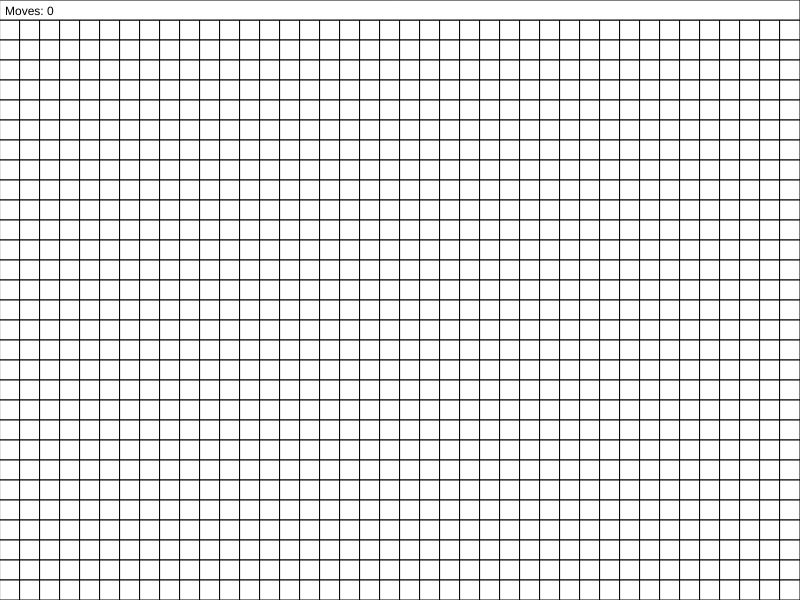
Frame 1 (no input)
Frame 60 (no input): identical to frame 1, image omitted
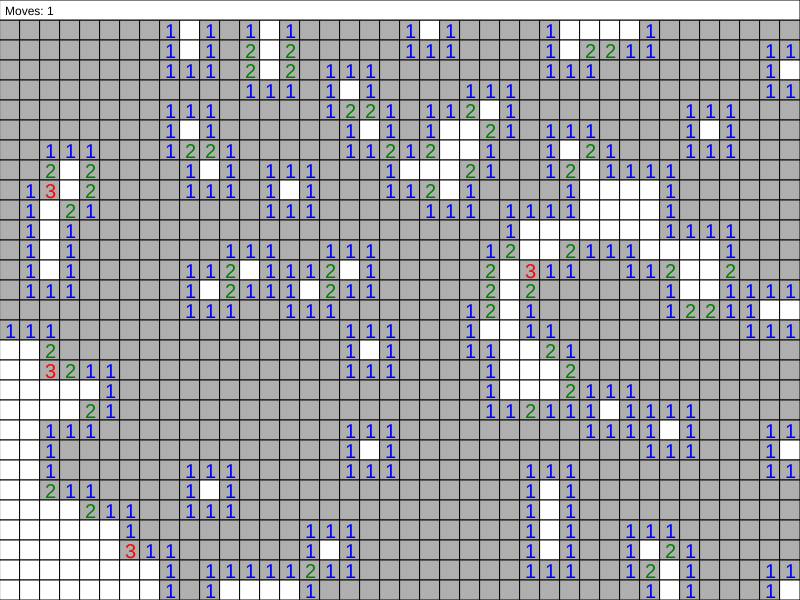
Frame 120 (the mouse pressed at the canvas centre since frame 60)

The p5.js sketch that drew these frames (run headless with seeded random() and noise() and a simulated clock; from frame 60 on, the mouse is pressed at the canvas centre):

// p5.js sketch
// ── sketch.js
// TODO: Options menu accessible to the player
const cellSize = 20;
const topBarHeight = cellSize;
const gridWidth = 40;
const gridHeight = 30 - 1; // -1 for the top-bar
const grid = make2DGrid(gridWidth);
// TODO: Make numMines a percentage
const numMines = 70;
let move = 0;
let gameIsOver = false;

function setup() {
    createCanvas(800, 600);
    // Initialize cells
    loopGrid((x, y) => {
        grid[x][y] = new Cell(x, y, cellSize);
    });
}

function draw() {
    // TODO: Make this more sensitive
    // Use mouseReleased function and move functionality into cell class
    if (mouseIsPressed) {

        // Don't click outside of game
        if (mouseX > gridWidth * cellSize || mouseX < 0) return;
        if (mouseY > gridHeight * cellSize + topBarHeight || mouseY < topBarHeight) return;

        // FIXME: Stop using magic numbers, it's breaking it.
        var clickedOn = grid[floor(mouseX / cellSize)][floor((mouseY - topBarHeight) / cellSize)];

        if (mouseButton === CENTER) {
            var canMiddleClick;
            var justLost;

            loopNeighbors(clickedOn.x, clickedOn.y, (x, y) => {
                if (grid[x][y].isRevealed) {
                    canMiddleClick = true;
                }
            });

            if (canMiddleClick) {
                loopNeighbors(clickedOn.x, clickedOn.y, (x, y) => {
                    if (!grid[x][y].isFlagged) {
                        grid[x][y].reveal();
                    }
                    if (grid[x][y].isMine) {
                        justLost = true;
                    }
                });
            }

            if (justLost) {
                gameOver();
                alert("You lose!");
            }
        }

        if (clickedOn.isRevealed || gameIsOver) {
            return;
        }

        // FIXME: Stop flashing flag bug
        if (mouseButton === RIGHT) {
            // Flag
            clickedOn.isFlagged = !clickedOn.isFlagged;
            if (clickedOn.isMine) {
                checkWinCondition();
            }
        }

        if (mouseButton === LEFT) {
            // Reveal
            move++;
            if (move == 1) {
                clickedOn.mustNotBeMine = true;
                loopNeighbors(clickedOn.x, clickedOn.y, (x, y) => {
                    grid[x][y].mustNotBeMine = true;
                });
                plantMines(clickedOn);
            }

            if (clickedOn.isMine) {
                gameOver();
                alert("You lose!");
                return;
            }

            clickedOn.reveal();
        }
    }

    background(220);
    loopGrid((x, y) => {
        grid[x][y].show();
    });
    fill(255);
    rect(0, 0, gridWidth * cellSize, topBarHeight);
    fill(0);
    textSize(12);
    text(`Moves: ${move}`, 5, topBarHeight - 5);
}

function make2DGrid(arrayWidth) {
    var output = [];
    for (let i = 0; i < arrayWidth; i++) {
        output[i] = [];
    }
    return output;
}

function loopGrid(callback) {
    for (let i = 0; i < gridWidth; i++) {
        for (let j = 0; j < gridHeight; j++) {
            callback(i, j);
        }
    }
}

function loopNeighbors(x, y, callback) {
    for (let i = x - 1; i <= x + 1; i++) {
        for (let j = y - 1; j <= y + 1; j++) {
            // Out of bounds
            if (i < 0 || i > gridWidth - 1 || j < 0 || j > gridHeight - 1) {
                continue;
            }
            // Center
            if (i == x && j == y) {
                continue;
            }
            callback(i, j);
        }
    }
}

function plantMines(clickedOn) {
    if (numMines > gridWidth * gridHeight - 1) {
        console.error("Trying to place more mines than spaces on the grid!");
        return;
    }
    var timesLooped = 0;
    for (let i = 0; i < numMines; i++) {
        timesLooped++;
        var target = grid[floor(random(gridWidth))][floor(random(gridHeight))];

        // Don't place mines on mines
        if (!target.isMine) {
            target.isMine = true;
        } else {
            i--;
        }

        // Don't place mines on or around mouse
        if (target.mustNotBeMine) {
            target.isMine = false;
            i--;
        }

        // Don't infinite loop
        if (timesLooped >= 10000) {
            console.warn(`Could not place mine after ${timesLooped} tries, giving up.`);
            return;
        }
    }
}

function checkWinCondition() {
    var won = true;
    loopGrid((x, y) => {
        if (grid[x][y].isMine && !grid[x][y].isFlagged) {
            won = false;
        }
    });
    if (won) {
        gameOver();
        alert("You win!");
    }
}

function gameOver() {
    gameIsOver = true;
    loopGrid((x, y) => {
        grid[x][y].reveal();
    });
}

document.addEventListener("contextmenu", (event) => event.preventDefault());

// ── cell.js
class Cell {
    mustNotBeMine = false;
    isMine = false;
    isFlagged = false;
    isRevealed = false;
    neighboringMines = 0;

    constructor(x, y) {
        this.x = x;
        this.y = y;
        this.pxX = x * cellSize;
        this.pxY = y * cellSize + cellSize;
    }

    show() {
        if (this.isRevealed) {
            if (this.isMine) {
                fill("red");
                rect(this.pxX, this.pxY, cellSize, cellSize);
            } else {
                fill(175);
                rect(this.pxX, this.pxY, cellSize, cellSize);
                fill(0);
                if (this.neighboringMines > 0) {
                    switch (this.neighboringMines) {
                        case 1:
                            fill("blue");
                            break;
                        case 2:
                            fill("green");
                            break;
                        case 3:
                            fill("red");
                            break;
                        case 4:
                            fill("purple");
                            break;
                        case 5:
                            fill("black");
                            break;
                        case 6:
                            fill("turquoise");
                            break;
                    }
                    textSize(20);
                    text(this.neighboringMines, this.pxX + cellSize * 0.25, this.pxY + cellSize * 0.9);
                }
            }
        } else {
            if (this.isFlagged) {
                fill("orange");
            } else {
                fill(255);
            }
            rect(this.pxX, this.pxY, cellSize, cellSize);
        }
    }

    reveal() {
        this.countNeighboringMines();
        this.isRevealed = true;

        // FloodFill
        if (this.neighboringMines == 0) {
            loopNeighbors(this.x, this.y, (x, y) => {
                let neighbor = grid[x][y];
                neighbor.countNeighboringMines();
                if (!neighbor.isMine && !neighbor.isRevealed) {
                    neighbor.reveal();
                }
            });
        }
    }

    countNeighboringMines() {
        this.neighboringMines = 0;
        loopNeighbors(this.x, this.y, (x, y) => {
            if (grid[x][y].isMine) {
                this.neighboringMines++;
            }
        });
    }
}

// ── style.css
body {
    margin: 0;
    background: hsl(0, 0%, 15%);
    color: white;
}
canvas {
    display: block;
    margin: auto;
    margin-top: 5vh;
}
